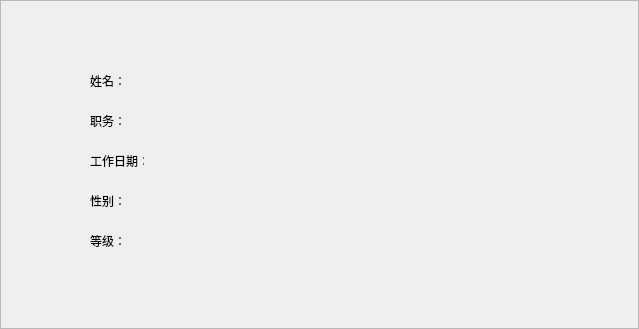
<?xml version="1.0" encoding="UTF-8"?>
<ui version="4.0">
 <class>MyInfo</class>
 <widget class="QFrame" name="MyInfo">
  <property name="geometry">
   <rect>
    <x>0</x>
    <y>0</y>
    <width>639</width>
    <height>329</height>
   </rect>
  </property>
  <property name="windowTitle">
   <string>Frame</string>
  </property>
  <property name="frameShape">
   <enum>QFrame::StyledPanel</enum>
  </property>
  <property name="frameShadow">
   <enum>QFrame::Raised</enum>
  </property>
  <widget class="QLabel" name="label">
   <property name="geometry">
    <rect>
     <x>90</x>
     <y>70</y>
     <width>54</width>
     <height>21</height>
    </rect>
   </property>
   <property name="text">
    <string>姓名：</string>
   </property>
  </widget>
  <widget class="QLabel" name="label_2">
   <property name="geometry">
    <rect>
     <x>90</x>
     <y>110</y>
     <width>54</width>
     <height>21</height>
    </rect>
   </property>
   <property name="text">
    <string>职务：</string>
   </property>
  </widget>
  <widget class="QLabel" name="label_3">
   <property name="geometry">
    <rect>
     <x>90</x>
     <y>150</y>
     <width>54</width>
     <height>21</height>
    </rect>
   </property>
   <property name="text">
    <string>工作日期：</string>
   </property>
  </widget>
  <widget class="QLabel" name="label_4">
   <property name="geometry">
    <rect>
     <x>90</x>
     <y>190</y>
     <width>54</width>
     <height>21</height>
    </rect>
   </property>
   <property name="text">
    <string>性别：</string>
   </property>
  </widget>
  <widget class="QLabel" name="label_5">
   <property name="geometry">
    <rect>
     <x>90</x>
     <y>230</y>
     <width>54</width>
     <height>21</height>
    </rect>
   </property>
   <property name="text">
    <string>等级：</string>
   </property>
  </widget>
  <widget class="QLabel" name="label_6">
   <property name="geometry">
    <rect>
     <x>190</x>
     <y>70</y>
     <width>54</width>
     <height>21</height>
    </rect>
   </property>
   <property name="text">
    <string/>
   </property>
  </widget>
  <widget class="QLabel" name="label_7">
   <property name="geometry">
    <rect>
     <x>190</x>
     <y>110</y>
     <width>54</width>
     <height>21</height>
    </rect>
   </property>
   <property name="text">
    <string/>
   </property>
  </widget>
  <widget class="QLabel" name="label_8">
   <property name="geometry">
    <rect>
     <x>190</x>
     <y>150</y>
     <width>54</width>
     <height>21</height>
    </rect>
   </property>
   <property name="text">
    <string/>
   </property>
  </widget>
  <widget class="QLabel" name="label_9">
   <property name="geometry">
    <rect>
     <x>190</x>
     <y>190</y>
     <width>54</width>
     <height>21</height>
    </rect>
   </property>
   <property name="text">
    <string/>
   </property>
  </widget>
  <widget class="QLabel" name="label_10">
   <property name="geometry">
    <rect>
     <x>190</x>
     <y>230</y>
     <width>54</width>
     <height>21</height>
    </rect>
   </property>
   <property name="text">
    <string/>
   </property>
  </widget>
 </widget>
 <resources/>
 <connections/>
</ui>
